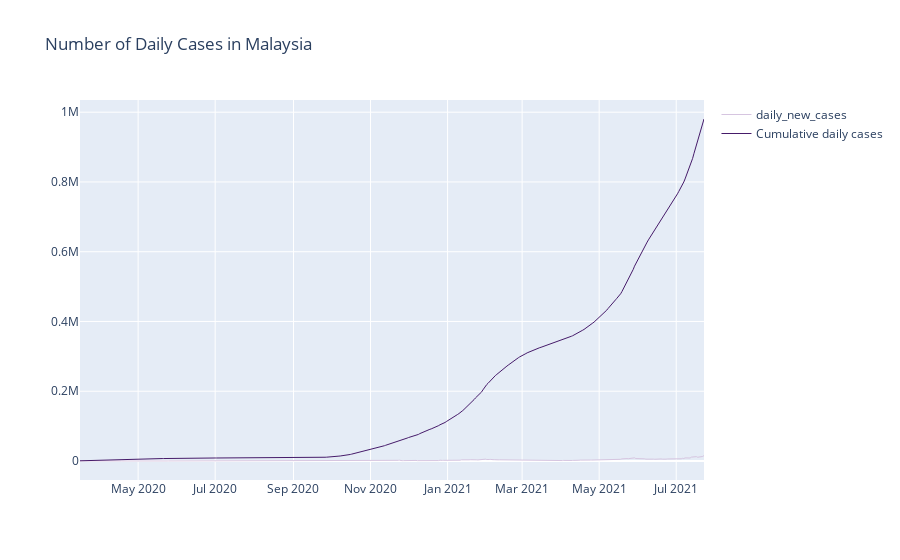

The cell this chart's notebook holds for it:
### Markdown cell above
## Visualisation

### Code cell
cases['cumulative_cases'] = cases['cases_new'].cumsum()

fig = go.Figure()
# Create and style traces
fig.add_trace(go.Scatter(x=cases.date, y= cases.cases_new, name = 'daily_new_cases', \
    line = dict(color='#D6C5E0', width = 1)))
fig.add_trace(go.Scatter(x=cases.date, y= cases.cumulative_cases, name = 'Cumulative daily cases', 
                         line=dict(color='#461B6A', width=1)))
fig.update_layout(title ='Number of Daily Cases in Malaysia')
fig.show()

### Figure 1 — Plotly figure (JSON) as saved in the notebook; plotly's stock layout.template omitted (floating-point values rounded to 4 significant figures; data arrays with more than 128 entries replaced by an {"elided": "..."} marker saying what was removed)
{"data": [{"line": {"color": "#D6C5E0", "width": 1}, "name": "daily_new_cases", "type": "scatter", "x": {"elided": "495 str values"}, "y": {"elided": "495 int values"}}, {"line": {"color": "#461B6A", "width": 1}, "name": "Cumulative daily cases", "type": "scatter", "x": {"elided": "495 str values"}, "y": {"elided": "495 int values"}}], "layout": {"title": {"text": "Number of Daily Cases in Malaysia"}}}
